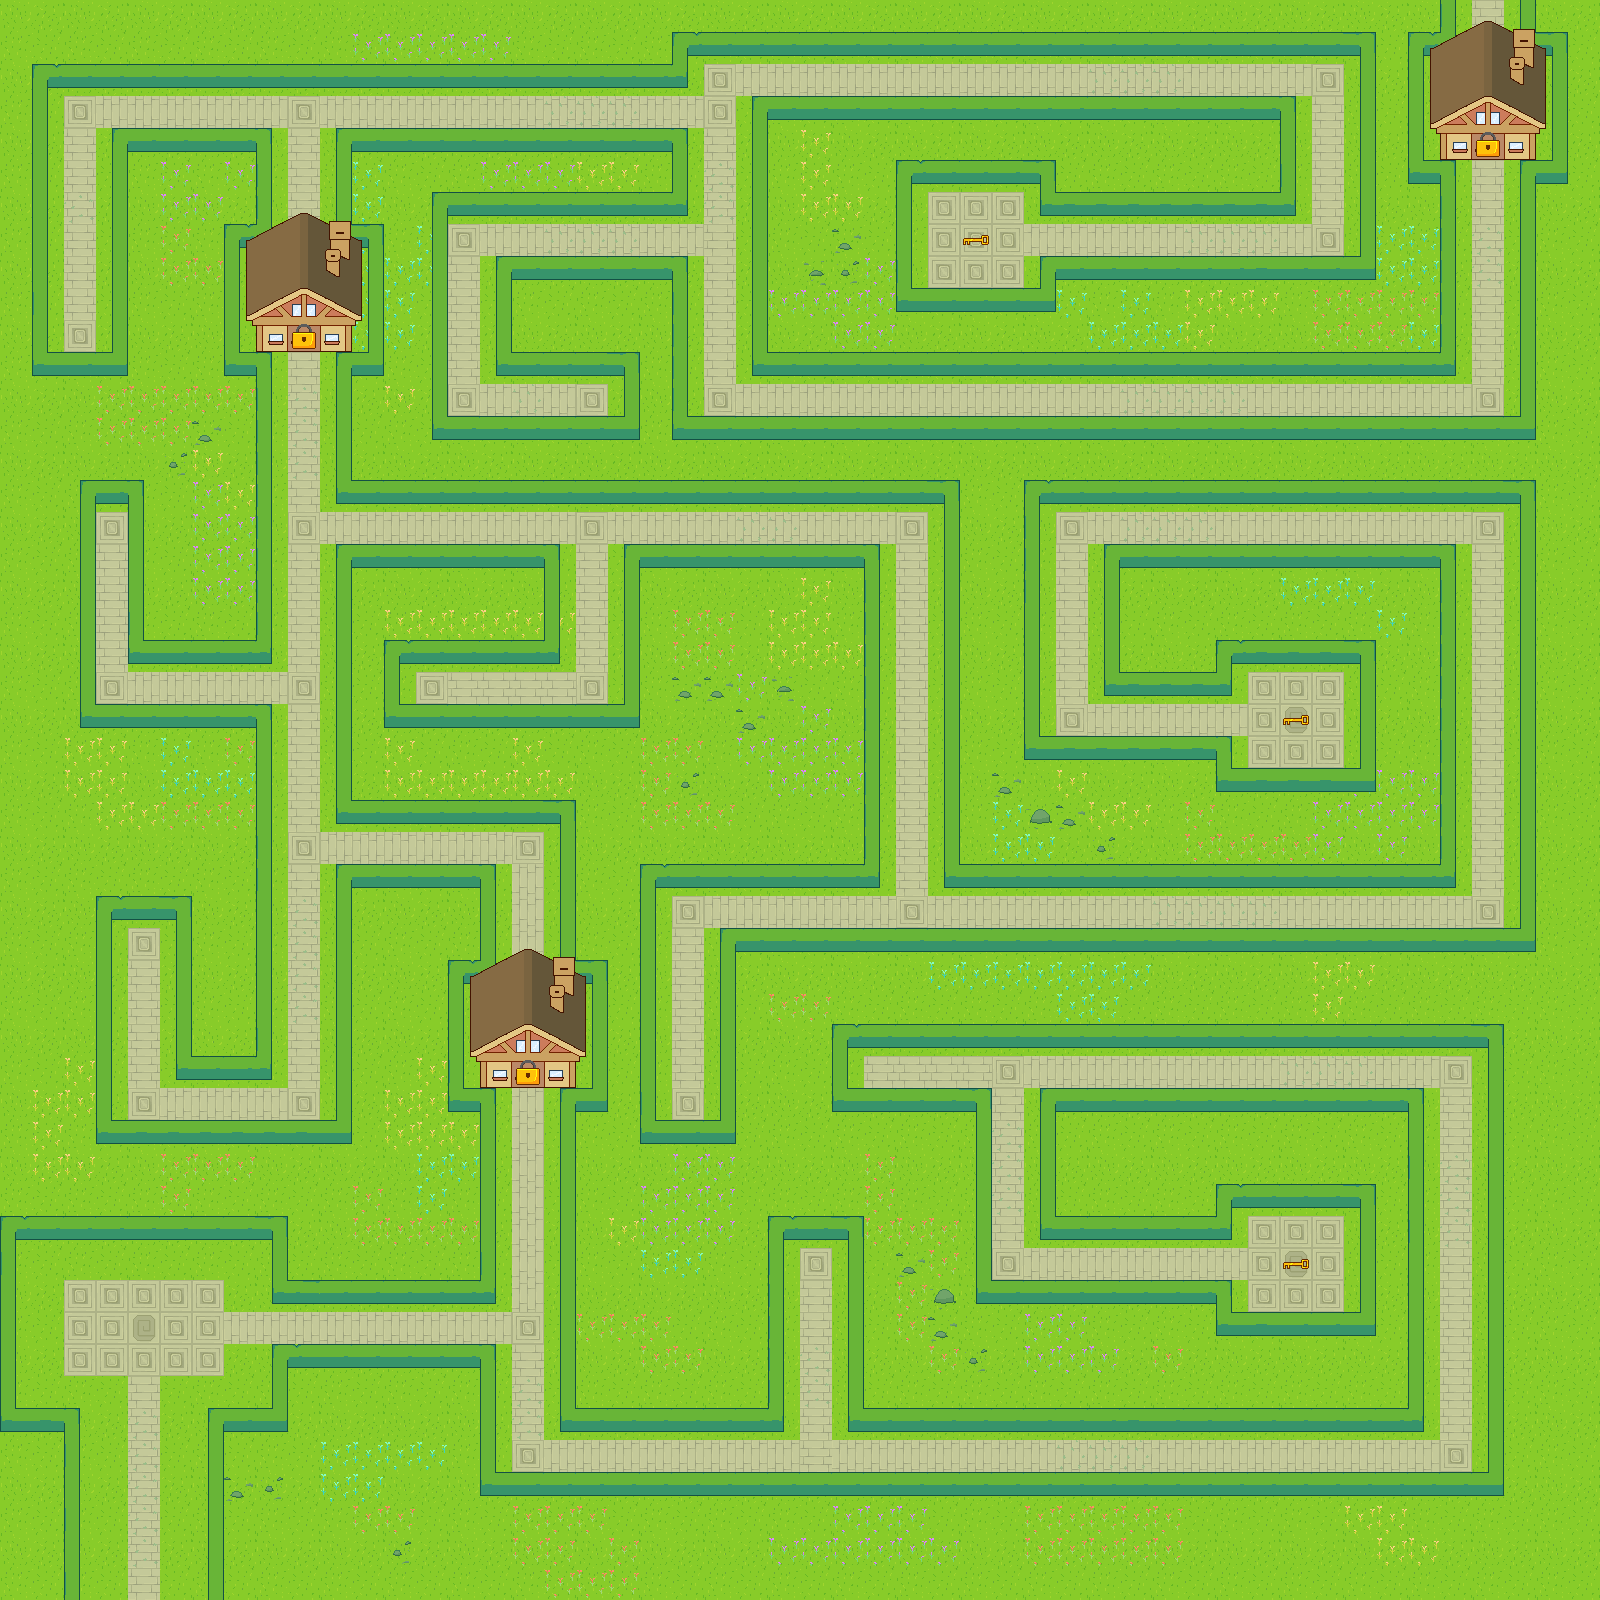

A level layout from a 2D game, rendered from its tile map. Below: a short description, then the map file with tile-grid data replaced by summaries:
An orthogonal 50x50 tile map with 32x32 px tiles, 7 tile layers (fond de carte, chemins, deco, buissons, ...), 4 tilesets and 1 object (player).

<map version="1.8" tiledversion="1.8.4" orientation="orthogonal" renderorder="right-down" width="50" height="50" tilewidth="32" tileheight="32" infinite="0" nextlayerid="9" nextobjectid="3">
 <tileset firstgid="1" source="grass.tsx" />
 <tileset firstgid="65" source="maze.tsx" />
 <tileset firstgid="129" source="maze2.tsx" />
 <tileset firstgid="159" source="keys.tsx" />
 <layer id="1" name="fond de carte" width="50" height="50">
  <data>[2500 cells, 2500 non-empty, 4 distinct tile ids]</data>
 </layer>
 <layer id="2" name="chemins" width="50" height="50">
  <data>[2500 cells, 446 non-empty, 4 distinct tile ids]</data>
 </layer>
 <layer id="5" name="deco" width="50" height="50">
  <data>[2500 cells, 285 non-empty, 8 distinct tile ids]</data>
 </layer>
 <layer id="4" name="buissons" width="50" height="50">
  <data>[2500 cells, 880 non-empty, 16 distinct tile ids]</data>
 </layer>
 <layer id="3" name="place des maisons" width="50" height="50">
  <data>[2500 cells, 3 non-empty, 1 distinct tile ids]</data>
 </layer>
 <layer id="7" name="Calque de Tuiles 6" width="50" height="50">
  <data>[2500 cells, 92 non-empty, 31 distinct tile ids]</data>
 </layer>
 <layer id="8" name="Calque de Tuiles 7" width="50" height="50">
  <data>[2500 cells, 6 non-empty, 2 distinct tile ids]</data>
 </layer>
 <objectgroup id="6" name="player">
  <object id="2" name="player" x="125.136" y="1526.36">
   <point />
  </object>
 </objectgroup>
</map>
